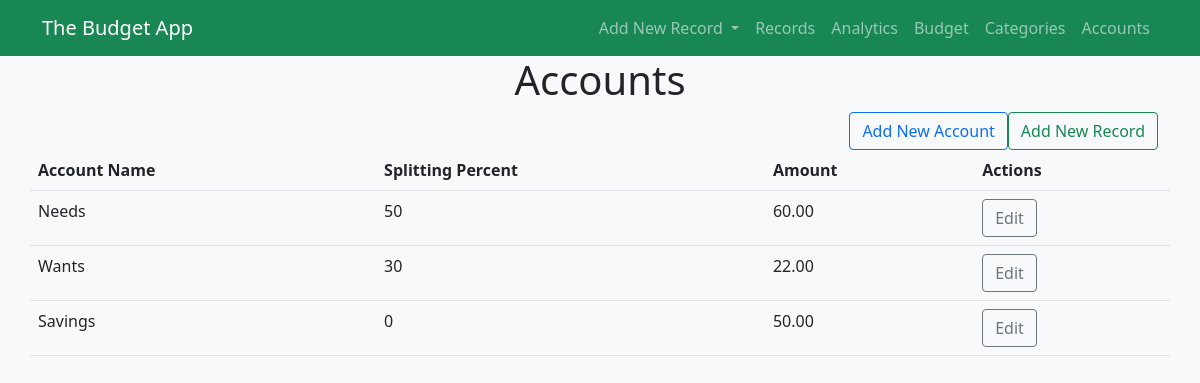
Screenshot of /accounts with the database file from the repository.
### the_budget_app/models.py (models this page shows, shortened)
class Account(models.Model):
    account_name = models.CharField(max_length=200)
    splitting_percent = models.IntegerField(default=0)
    amount = models.FloatField(default=0)
    class Meta:
        db_table = 'account'

### the_budget_app/views/accounts_view.py (the view)
# urls.py: path('', index.index, name='index'),
def index(response):
    accounts = Account.objects.all()
    context = {
        'hello': 'The Budget App',
        'accounts': accounts,
    }
    return render(response, ACCOUNT_INDEX, context)

### the_budget_app/templates/the_budget_app/accounts/index.html
{% extends '../base.html' %}
{% block content %}
<div class="container-lg">
    <h1 class="text-center">Accounts</h1>
    <div class="d-flex justify-content-end">
        <a class="btn btn-outline-primary" href="{% url 'the_budget:add_account' %}">Add New Account</a>
        <a class="btn btn-outline-success" href="{% url 'the_budget:new_expense' %}">Add New Record</a>
    </div>
    <div class="row justify-content-center">
        {% if accounts %}
        <table class="table table-hover">
            <tbody>
                <tr>
                    <th>Account Name</th>
                    <th>Splitting Percent</th>
                    <th>Amount</th>
                    <th>Actions</th>
                </tr>
                {% for account in accounts %}
                <tr>
                    <td>{{ account.account_name }}</td>
                    <td>{{ account.splitting_percent }}</td>
                    <td>{{ account.amount|floatformat:"2g" }}</td>
                    <td><a class="btn btn-outline-secondary" href="{% url 'the_budget:update_account' account.id %}">Edit</a></td>
                </tr>
                {% endfor %}
            </tbody>
        </table>
        {% else %}
        <span>No accounts available.</span>
        {% endif %}
    </div>
</div>
{% endblock content %}

### rows the page displays
Account: account_name "Needs", splitting_percent "50", amount "60.00"
Account: account_name "Wants", splitting_percent "30", amount "22.00"
Account: account_name "Savings", splitting_percent "0", amount "50.00"
